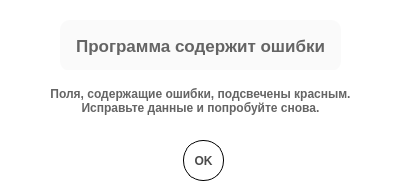
<?xml version="1.0" encoding="UTF-8"?>
<ui version="4.0">
 <class>ErrorsDialog</class>
 <widget class="QDialog" name="ErrorsDialog">
  <property name="geometry">
   <rect>
    <x>0</x>
    <y>0</y>
    <width>400</width>
    <height>193</height>
   </rect>
  </property>
  <property name="minimumSize">
   <size>
    <width>400</width>
    <height>193</height>
   </size>
  </property>
  <property name="maximumSize">
   <size>
    <width>400</width>
    <height>193</height>
   </size>
  </property>
  <property name="windowTitle">
   <string> </string>
  </property>
  <property name="styleSheet">
   <string notr="true">background-color: white;</string>
  </property>
  <widget class="QLabel" name="errorLabel">
   <property name="geometry">
    <rect>
     <x>60</x>
     <y>20</y>
     <width>281</width>
     <height>51</height>
    </rect>
   </property>
   <property name="font">
    <font>
     <pointsize>13</pointsize>
     <weight>75</weight>
     <bold>true</bold>
    </font>
   </property>
   <property name="styleSheet">
    <string notr="true">color: rgb(100,100,100);
border-radius: 10px;
background-color: rgb(250,250,250);</string>
   </property>
   <property name="text">
    <string>Программа содержит ошибки</string>
   </property>
   <property name="alignment">
    <set>Qt::AlignCenter</set>
   </property>
  </widget>
  <widget class="QLabel" name="infoLabel">
   <property name="geometry">
    <rect>
     <x>30</x>
     <y>70</y>
     <width>341</width>
     <height>61</height>
    </rect>
   </property>
   <property name="font">
    <font>
     <pointsize>9</pointsize>
     <weight>75</weight>
     <bold>true</bold>
    </font>
   </property>
   <property name="styleSheet">
    <string notr="true">color: rgb(100,100,100);</string>
   </property>
   <property name="text">
    <string>Поля, содержащие ошибки, подсвечены красным.
Исправьте данные и попробуйте снова.</string>
   </property>
   <property name="alignment">
    <set>Qt::AlignCenter</set>
   </property>
  </widget>
  <widget class="QPushButton" name="okButton">
   <property name="geometry">
    <rect>
     <x>183</x>
     <y>140</y>
     <width>41</width>
     <height>41</height>
    </rect>
   </property>
   <property name="font">
    <font>
     <weight>75</weight>
     <bold>true</bold>
    </font>
   </property>
   <property name="styleSheet">
    <string notr="true">QPushButton {
border-radius: 20px;
border: 1px solid black;
font-weight: bold;
color: rgb(75,75,75);
}
QPushButton:hover{
background-color: rgb(245,245,245);
}</string>
   </property>
   <property name="text">
    <string>OK</string>
   </property>
  </widget>
 </widget>
 <resources/>
 <connections/>
</ui>
